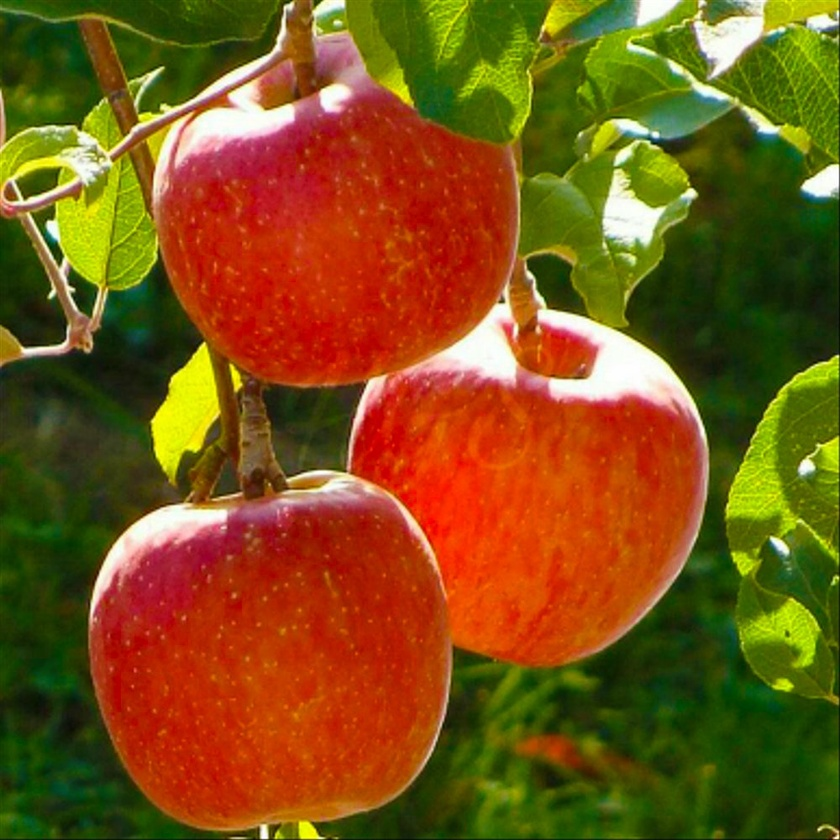
#> input picture appleneg.jpeg, 840 x 840 px, shrunk from 1000 x 1000 before the run
$ python arrowedline.py appleneg.jpeg
#> lines starting #> are read from the running program, lines starting #| are printed output that depends on the picture
#pembuatan garis tegak dan mendatar with arrow
#melalui titik tengah citra

import cv2
import sys

if len(sys.argv) == 1:
    print('masukan berkas / gambar')

else:
    berkas = sys.argv[1]
    citra = cv2.imread(berkas, cv2.IMREAD_UNCHANGED)
#> citra is the input picture: shape (840, 840, 3); mean B, G, R 23, 82.9, 123
    if citra is None:
        print('tidak dapat membaca citra', citra)
    else:
        jumbaris = citra.shape[0]
#> jumbaris = 840
        jumkolom = citra.shape[1]
#> jumkolom = 840
        xtengah = jumkolom // 2
#> xtengah = 420
        ytengah = jumbaris // 2
#> ytengah = 420

        #buat garis tegak

        cv2.arrowedLine(citra,(xtengah,0),(ytengah,jumbaris - 5),[128,128,128],5)

        #buat garis mendatar

        cv2.arrowedLine(citra, (0,ytengah),(jumkolom - 5,ytengah),[128,128,128],5)
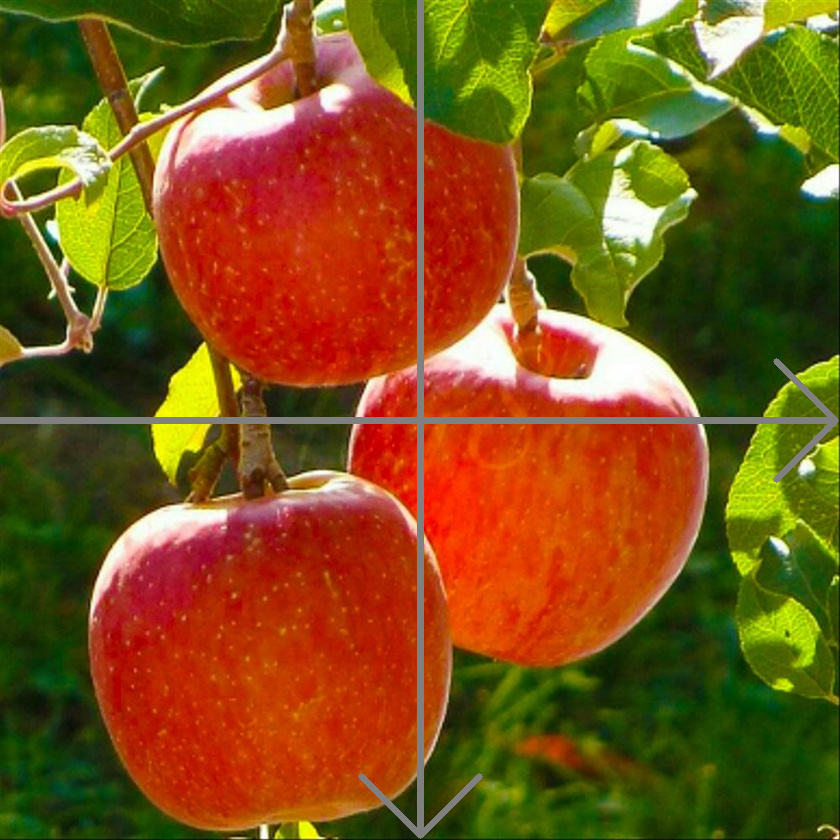
#> citra: shape (840, 840, 3); mean B, G, R 25.3, 84, 122.9

        #tampilkan citra
        cv2.imshow('hasil',citra)

        cv2.waitKey(0)
